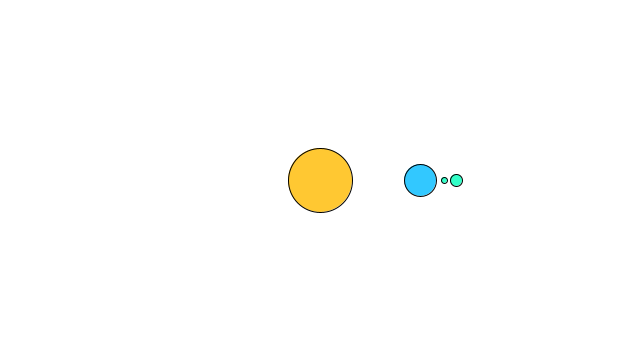
Frame 1 (no input)
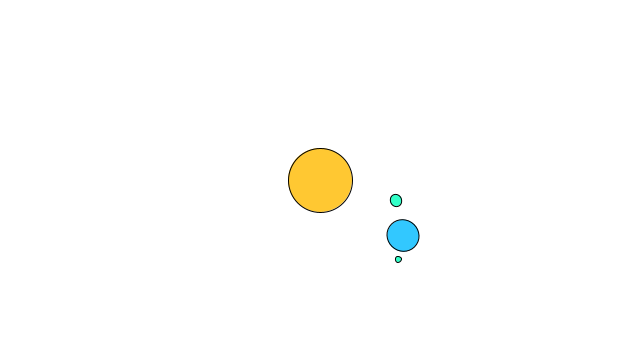
Frame 60 (the mouse pressed at the canvas centre just before this capture)
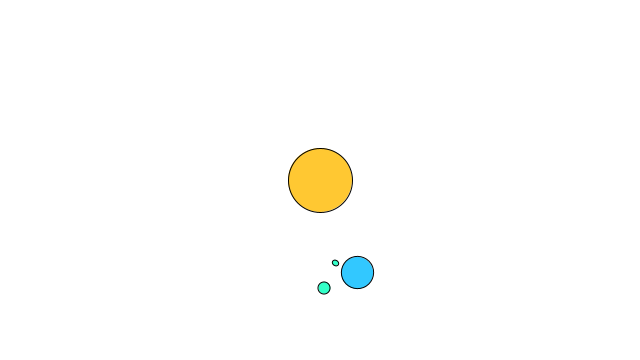
Frame 120 (the mouse held since frame 60 and released just before this capture)

The Processing sketch that drew these frames (run headless with seeded random() and noise(); from frame 60 on, the mouse is pressed at the canvas centre):

// Processing sketch: example_14_16_solar_system
// ── example_14_16_solar_system.pde
// Learning Processing
// Daniel Shiffman
// http://www.learningprocessing.com

// Example 14-16: Simple solar system

// Angle of rotation around sun and planets
float theta = 0;

void setup() {
  size(640, 360);
}

void draw() {
  background(255);
  stroke(0);

  // Translate to center of window to draw the sun.
  translate(width/2, height/2);
  fill(255, 200, 50);
  ellipse(0, 0, 64, 64);

  // The earth rotates around the sun
  pushMatrix();
  rotate(theta);
  translate(100, 0);
  fill(50, 200, 255);
  ellipse(0, 0, 32, 32);

  // Moon #1 rotates around the earth
  // pushMatrix() is called to save the transformation state before drawing moon #1. 
  // This way we can pop and return to earth before drawing moon #2. 
  // Both moons rotate around the earth (which itself is rotating around the sun).
  pushMatrix(); 
  rotate(-theta*4);
  translate(36, 0);
  fill(50, 255, 200);
  ellipse(0, 0, 12, 12);
  popMatrix();

  // Moon #2 also rotates around the earth
  pushMatrix();
  rotate(theta*2);
  translate(24, 0);
  fill(50, 255, 200);
  ellipse(0, 0, 6, 6);
  popMatrix();

  popMatrix();

  theta += 0.01;
}
